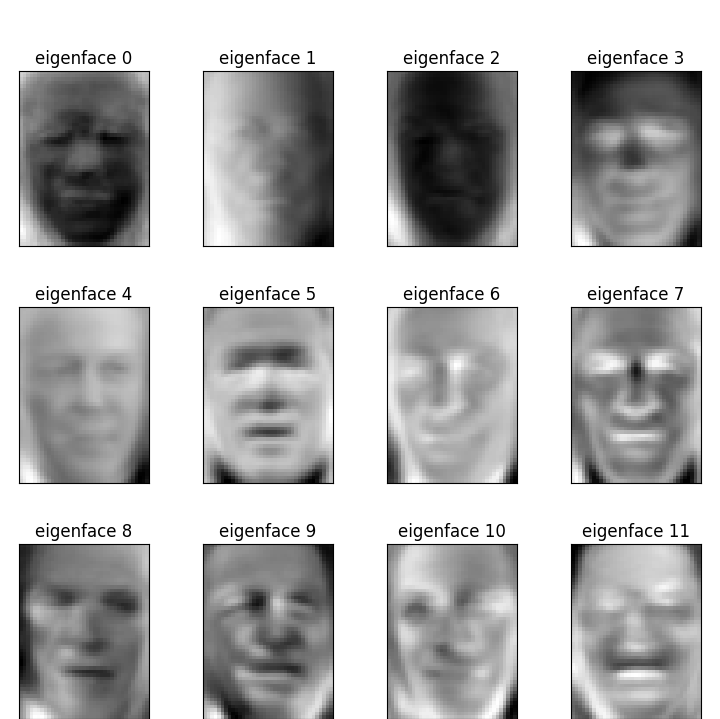

Here is the Python script that generated this plot:
#!/usr/bin/python

"""
===================================================
Faces recognition example using eigenfaces and SVMs
===================================================

The dataset used in this example is a preprocessed excerpt of the
"Labeled Faces in the Wild", aka LFW_:

  http://vis-www.cs.umass.edu/lfw/lfw-funneled.tgz (233MB)

  .. _LFW: http://vis-www.cs.umass.edu/lfw/

  original source: http://scikit-learn.org/stable/auto_examples/applications/face_recognition.html

"""

from time import time
import logging
import matplotlib
matplotlib.use('Agg')
import matplotlib.pyplot as plt

from sklearn.model_selection import train_test_split
from sklearn.model_selection import GridSearchCV
from sklearn.datasets import fetch_lfw_people
from sklearn.metrics import classification_report
from sklearn.metrics import confusion_matrix
from sklearn.decomposition import PCA
from sklearn.svm import SVC


print(__doc__)

# Display progress logs on stdout
logging.basicConfig(level=logging.INFO, format='%(asctime)s %(message)s')


# #############################################################################
# Download the data, if not already on disk and load it as numpy arrays

lfw_people = fetch_lfw_people(min_faces_per_person=70, resize=0.4)

# introspect the images arrays to find the shapes (for plotting)
n_samples, h, w = lfw_people.images.shape

# for machine learning we use the 2 data directly (as relative pixel
# positions info is ignored by this model)
X = lfw_people.data
n_features = X.shape[1]

# the label to predict is the id of the person
y = lfw_people.target
target_names = lfw_people.target_names
n_classes = target_names.shape[0]

print("Total dataset size:")
print("n_samples: %d" % n_samples)
print("n_features: %d" % n_features)
print("n_classes: %d" % n_classes)


# #############################################################################
# Split into a training set and a test set using a stratified k fold

# split into a training and testing set
X_train, X_test, y_train, y_test = train_test_split(
    X, y, test_size=0.25, random_state=42)


# #############################################################################
# Compute a PCA (eigenfaces) on the face dataset (treated as unlabeled
# dataset): unsupervised feature extraction / dimensionality reduction
n_components = 150

print("Extracting the top %d eigenfaces from %d faces"
      % (n_components, X_train.shape[0]))
t0 = time()
pca = PCA(n_components=n_components, svd_solver='randomized',
          whiten=True).fit(X_train)
print("done in %0.3fs" % (time() - t0))

eigenfaces = pca.components_.reshape((n_components, h, w))

print("Projecting the input data on the eigenfaces orthonormal basis")
t0 = time()
X_train_pca = pca.transform(X_train)
X_test_pca = pca.transform(X_test)
print("done in %0.3fs" % (time() - t0))


# #############################################################################
# Train a SVM classification model

print("Fitting the classifier to the training set")
t0 = time()
param_grid = {'C': [1e3, 5e3, 1e4, 5e4, 1e5],
              'gamma': [0.0001, 0.0005, 0.001, 0.005, 0.01, 0.1], }
clf = GridSearchCV(
    SVC(kernel='rbf', class_weight='balanced'), param_grid, cv=5
)
clf = clf.fit(X_train_pca, y_train)
print("done in %0.3fs" % (time() - t0))
print("Best estimator found by grid search:")
print(clf.best_estimator_)


# #############################################################################
# Quantitative evaluation of the model quality on the test set

print("Predicting people's names on the test set")
t0 = time()
y_pred = clf.predict(X_test_pca)
print("done in %0.3fs" % (time() - t0))

print(classification_report(y_test, y_pred, target_names=target_names))
print(confusion_matrix(y_test, y_pred, labels=range(n_classes)))


# #############################################################################
# Qualitative evaluation of the predictions using matplotlib

def plot_gallery(images, titles, h, w, n_row=3, n_col=4):
    """Helper function to plot a gallery of portraits"""
    plt.figure(figsize=(1.8 * n_col, 2.4 * n_row))
    plt.subplots_adjust(bottom=0, left=.01, right=.99, top=.90, hspace=.35)
    for i in range(n_row * n_col):
        plt.subplot(n_row, n_col, i + 1)
        plt.imshow(images[i].reshape((h, w)), cmap=plt.cm.gray)
        plt.title(titles[i], size=12)
        plt.xticks(())
        plt.yticks(())


# plot the result of the prediction on a portion of the test set

def title(y_pred, y_test, target_names, i):
    pred_name = target_names[y_pred[i]].rsplit(' ', 1)[-1]
    true_name = target_names[y_test[i]].rsplit(' ', 1)[-1]
    return 'predicted: %s\ntrue:      %s' % (pred_name, true_name)

prediction_titles = [title(y_pred, y_test, target_names, i)
                     for i in range(y_pred.shape[0])]

plot_gallery(X_test, prediction_titles, h, w)

# plot the gallery of the most significative eigenfaces

eigenface_titles = ["eigenface %d" % i for i in range(eigenfaces.shape[0])]
plot_gallery(eigenfaces, eigenface_titles, h, w)

#plt.show()
plt.savefig("eigenfaces.png")
